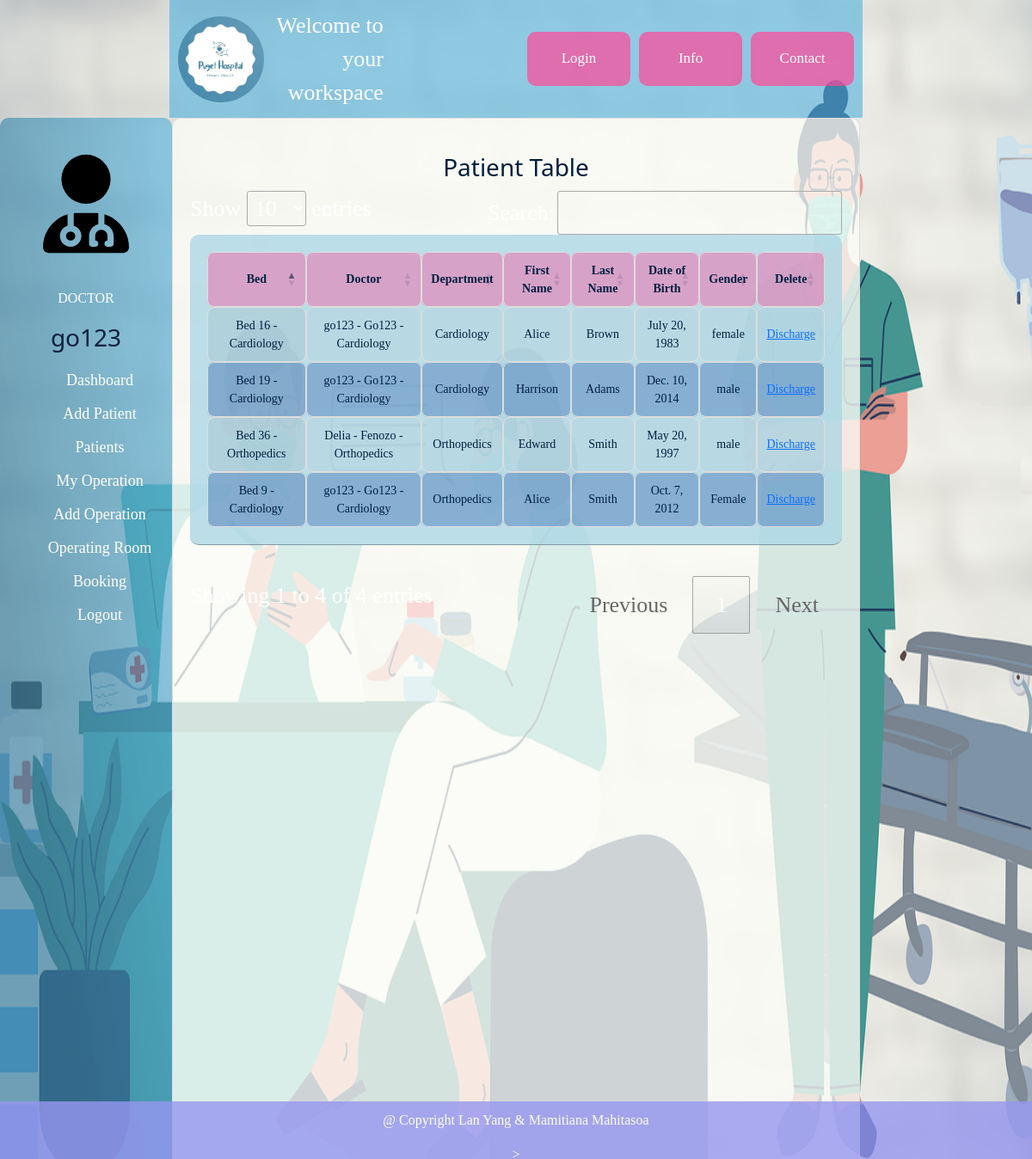
/doctor_workspace/patients/ (signed in), run on the app's committed database.
### inpatientsystemApp/models.py (models this page shows, shortened)
class Patient(models.Model):
    id_patient = models.AutoField(primary_key=True, verbose_name="Patient ID")
    id_bed = models.ForeignKey('Bed', on_delete=models.SET_NULL, null=True)
    id_doctor = models.ForeignKey('Doctor', on_delete=models.SET_NULL, null=True)
    id_department = models.ForeignKey(Department, on_delete=models.SET_NULL, null=True)
    first_name = models.CharField(max_length=50)
    last_name = models.CharField(max_length=50)
    date_of_birth = models.DateField()
    patient_department = models.CharField(max_length=50)
    gender_patient = models.CharField(max_length=10)

class Bed(models.Model):
    id_bed = models.AutoField(primary_key=True, verbose_name="Bed ID")
    id_patient = models.ForeignKey(Patient, on_delete=models.SET_NULL, null=True)
    id_department = models.ForeignKey(Department, on_delete=models.SET_NULL, null=True)
    bed_department = models.CharField(max_length=50)
    def __str__(self):
        return f"Bed {self.id_bed} - {self.bed_department}"

class Doctor(models.Model):
    id_doctor = models.AutoField(primary_key=True)
    name_department = models.ForeignKey(Department, on_delete=models.CASCADE, to_field='name_department')
    first_name = models.CharField(max_length=50)
    last_name = models.CharField(max_length=50)
    email = models.CharField(max_length=50, null=True)
    description_doctor = models.TextField()
    profile_pic = models.ImageField(upload_to='doctor_profile_pic/', null=True, blank=True)
    user = models.OneToOneField(User, on_delete=models.CASCADE, related_name='doctor', null=True, blank=True)
    def __str__(self):
        return f'{self.first_name} - {self.last_name} - {self.name_department}'

class Department(models.Model):
    id_department = models.AutoField(primary_key=True)
    name_department = models.CharField(max_length=50, unique=True)
    def __str__(self):
        return self.name_department

### inpatientsystemApp/views.py (the view)
# urls.py: path('doctor_workspace/patients/', views.patients, name='patients'),
def patients(request, ):
    patients = Patient.objects.all()
    return render(request, "patients.html", {"patients":  patients})

### inpatientsystemApp/templates/patients.html (shortened to what this page needs)
{% extends 'doctor_workspace.html' %}
{% block content %}
    {% load static %}
        <link rel="stylesheet" href="https://cdn.datatables.net/1.13.7/css/jquery.dataTables.min.css"/>
    <div class="container-fluid">
        <div class="row">
            <div class="col-md-2" style="background-color: rgba(83, 178, 221, 0.62); border-radius: 10px; background-image: linear-gradient(
                to top right,
                rgba(0, 0, 0, 0.2),
                rgba(0, 0, 0, 0.2) 30%,
                rgba(0, 0, 0, 0)); height: 100vh;">
                <nav class="menu" tabindex="0">
                    <header class="avatar">
                        <img src="{% static "media/images/user-doctor-solid.svg" %}"/>
                        <h6>DOCTOR</h6>
                        <h2>{{ request.user.first_name }}</h2>
                    </header>
                    <ul>
                        <a style="color:white; text-decoration:none;font-size: 18px"
                           href="{% url 'doctor_workspace' %}"><span>Dashboard</span></a> <br>
                        <a style="color:white; text-decoration:none;font-size: 18px"
                           href="{% url 'add_patient' %}"><span>Add Patient</span></a><br>
                        <a style="color:white; text-decoration:none;font-size: 18px"
                           href="{% url 'patients' %}"><span>Patients</span></a><br>
                        <a style="color:white; text-decoration:none;font-size: 18px"
                           href="{% url 'my_operation' %}"><span>My Operation</span></a><br>
                        <a style="color:white; text-decoration:none;font-size: 18px"
                           href="{% url 'add_operation' %}"><span>Add Operation</span></a><br>
                        <a style="color:white; text-decoration:none;font-size: 18px"
                           href="{% url 'operating_room_booking' %}"><span>Operating Room Booking</span></a><br>
                        <a style="color:white; text-decoration:none; font-size: 18px"
                           href="{% url 'doctor_logout' %}"><span>Logout</span></a><br>
                    </ul>
                </nav>
            </div>
            <div class="col-md-8">
                <h2>Patient Table</h2>
                <table id="Patient_Table" class="display">
                    <thead>
                    <tr>
                        <th>Bed</th>
                        <th>Doctor</th>
                        <th>Department</th>
                        <th>First Name</th>
                        <th>Last Name</th>
                        <th>Date of Birth</th>
                        <th>Gender</th>
                        <th>Delete</th>
                    </tr>
                    </thead>
                    <tbody>
                    {% for patient in patients %}
                        <tr>
                            <td>{{ patient.id_bed }}</td>
                            <td>{{ patient.id_doctor }}</td>
                            <td>{{ patient.patient_department }}</td>
                            <td>{{ patient.first_name }}</td>
                            <td>{{ patient.last_name }}</td>
                            <td>{{ patient.date_of_birth }}</td>
                            <td>{{ patient.gender_patient }}</td>
                            <td><a href="#" class="discharge-link"
                                   data-patient-id="{{ patient.id_patient }}">Discharge</a></td>
                        </tr>
                    {% endfor %}
                    </tbody>
                </table>
            </div>
        </div>
    </div>
{% endblock %}

### inpatientsystemApp/static/css/style_calender.css (style rules this page uses)
:root { --dark-text: #f8fbff; --light-body: #f3f8fe; --light-main: #fdfdfd; --light-second: #c3c2c8; --light-hover: #f0f0f0; --light-text: #151426; --light-btn: #9796f0; --blue: #0000ff; --white: #fff; --shadow: rgba(100, 100, 111, 0.2) 0px 7px 29px 0px; --font-family: consolas; }
* { padding: 0; margin: 0; box-sizing: border-box; }
html, body { place-items: center; font-family: var(--font-family); background:linear-gradient(to right, #9796f0, #fbc7d4); overflow: hidden; }

### inpatientsystemApp/static/css/styles.css (style rules this page uses)
body { color: #ffffff; font-size: 26px; font-family: serif, "Harlow Solid Italic"; text-align: center; line-height: 1.5; max-width: 100%; margin: 0 auto; padding: 0; height: 100vh; background-size: 100% 100%; max-height: 100vh; overflow-y: auto; }
img { width : 100px; height : 200px; max-width : 100px; max-height : 200px; }
a { width: auto; max-width: 70%; margin: 0 auto; margin-top: 10px; }

### inpatientsystemApp/templates/patients.html (style rules this page uses)
h2 { font-family: 'Segoe UI', Tahoma, Geneva, Verdana, sans-serif; color: #001F3F; font-size: 28px; margin-bottom: 10px; margin-top: 20px; }
.col-md-8 { text-align: center; background-color: rgba(251, 252, 245, 0.8); padding: 20px; border: 1px solid #ddd; border-radius: 10px; }
#Patient_Table { width: 100%; margin: 20px auto; background-color: rgba(173, 216, 230, 0.8); border-radius: 10px; padding: 20px; }
#Patient_Table th, #Patient_Table td { text-align: center; color: #001F3F; border: 1px solid #ddd; padding: 10px; border-radius: 8px; font-size: 14px; }
#Patient_Table tbody tr:nth-child(even) { background-color: rgba(35, 91, 169, 0.35); }
#Patient_Table thead { background-color: rgba(255, 70, 150, 0.4); border-radius: 8px; }

### data on the page
Patient: id_bed "Bed 9 - Cardiology", id_doctor "go123 - Go123 - Cardiology", patient_department "Orthopedics", first_name "Alice", last_name "Smith", date_of_birth "Oct. 7, 2012", gender_patient "Female"
Patient: id_bed "Bed 36 - Orthopedics", id_doctor "Delia - Fenozo - Orthopedics", patient_department "Orthopedics", first_name "Edward", last_name "Smith", date_of_birth "May 20, 1997", gender_patient "male"
Patient: id_bed "Bed 19 - Cardiology", id_doctor "go123 - Go123 - Cardiology", patient_department "Cardiology", first_name "Harrison", last_name "Adams", date_of_birth "Dec. 10, 2014", gender_patient "male"
Patient: id_bed "Bed 16 - Cardiology", id_doctor "go123 - Go123 - Cardiology", patient_department "Cardiology", first_name "Alice", last_name "Brown", date_of_birth "July 20, 1983", gender_patient "female"

### other printed values
{{ request.user.first_name }} "go123"
